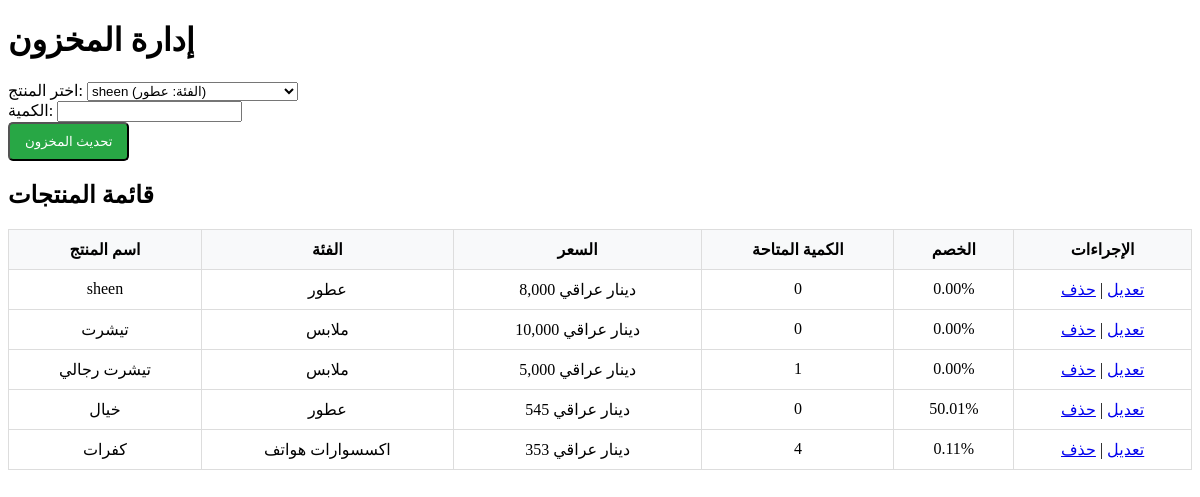
Page /shop/manage/ (signed in) on the committed database.
### shop/models.py (models this page shows, shortened)
class Product(models.Model):
    name = models.CharField(max_length=255)
    description = models.TextField(blank=True)
    price = models.DecimalField(max_digits=10, decimal_places=2)
    stock = models.PositiveIntegerField(default=0)
    category = models.ForeignKey(
        Category, related_name="products", on_delete=models.CASCADE
    )
    image = models.ImageField(upload_to="product_images/", blank=True, null=True)
    discount_percentage = models.DecimalField(max_digits=5, decimal_places=2, default=0)
    created_at = models.DateTimeField(default=timezone.now)
    updated_at = models.DateTimeField(auto_now=True)

class Category(models.Model):
    name = models.CharField(max_length=100)
    image = models.ImageField(upload_to="categories/", default="default.jpg")

### shop/views.py (the view)
# urls.py: path("manage/", manage_inventory, name="manage_inventory"),
@login_required
def manage_inventory(request):
    products = Product.objects.all()  # جلب جميع المنتجات
    if request.method == "POST":
        form = UpdateStockForm(request.POST)
        if form.is_valid():
            product = form.cleaned_data["product"]
            quantity = form.cleaned_data["quantity"]
            product.stock += quantity
            product.save()  # حفظ التغييرات في قاعدة البيانات
            messages.success(request, f"تم تحديث المخزون بنجاح للمنتج: {product.name}")
            return redirect("manage_inventory")  # إعادة التوجيه إلى نفس الصفحة
        else:
            messages.error(request, "هناك خطأ في النموذج, يرجى المحاولة مرة أخرى.")
    else:
        form = UpdateStockForm()  # إذا كانت الطريقة GET، نعرض النموذج الفارغ
    return render(
        request, "shop/manage_inventory.html", {"form": form, "products": products}
    )

### shop/forms.py
class UpdateStockForm(forms.Form):
    product = forms.ModelChoiceField(
        queryset=Product.objects.all(), required=True, label="اختر المنتج"
    )
    quantity = forms.IntegerField(min_value=1, required=True, label="الكمية")

### shop/templates/shop/manage_inventory.html (shortened to what this page needs)
<!DOCTYPE html>
<html lang="ar">
<head>
</head>
<body>
    <h1>إدارة المخزون</h1>
    <form method="POST" action="{% url 'manage_inventory' %}">
        <label for="product">اختر المنتج:</label>
        <select name="product" id="product" required>
            {% for product in products %}
                <option value="{{ product.id }}">{{ product.name }} (الفئة: {{ product.category.name }})</option>
            {% endfor %}
        </select>
        <br>
        <label for="quantity">الكمية:</label>
        <input type="number" name="quantity" id="quantity" required min="1">
        <br>
        <button type="submit" class="button">تحديث المخزون</button>
    </form>
    <h2>قائمة المنتجات</h2>
    <table>
        <thead>
            <tr>
                <th>اسم المنتج</th>
                <th>الفئة</th>
                <th>السعر</th>
                <th>الكمية المتاحة</th>
                <th>الخصم</th>
                <th>الإجراءات</th>
            </tr>
        </thead>
        <tbody>
            {% for product in products %}
                <tr>
                    <td>{{ product.name }}</td>
                    <td>{{ product.category.name }}</td>
                    <td><span class="price">{{ product.price }} د.إ</td>
                    <td>{{ product.stock }}</td>
                    <td>{{ product.discount_percentage }}%</td>
                    <td>
                        <a href="{% url 'edit_product' product.id %}">تعديل</a> |
                        <a href="{% url 'delete_product' product.id %}" onclick="return confirm('هل أنت متأكد من حذف هذا المنتج؟');">حذف</a>
                    </td>
                </tr>
            {% endfor %}
        </tbody>
    </table>
</body>
</html>

### shop/templates/shop/manage_inventory.html (style rules this page uses)
table { width: 100%; border-collapse: collapse; }
th, td { padding: 10px; text-align: center; border: 1px solid #ddd; }
th { background-color: #f8f9fa; }
.button { background-color: #28a745; color: white; padding: 10px 15px; border-radius: 5px; text-decoration: none; }

### rows in the picture
Product: name "sheen", category.name "عطور", stock "0", discount_percentage "0.00"
Product: name "تيشرت", category.name "ملابس", stock "0", discount_percentage "0.00"
Product: name "تيشرت رجالي", category.name "ملابس", stock "1", discount_percentage "0.00"
Product: name "خيال", category.name "عطور", stock "0", discount_percentage "50.01"
Product: name "كفرات", category.name "اكسسوارات هواتف", stock "4", discount_percentage "0.11"

### other values in the picture
form field product "sheen (الفئة: عطور)"
